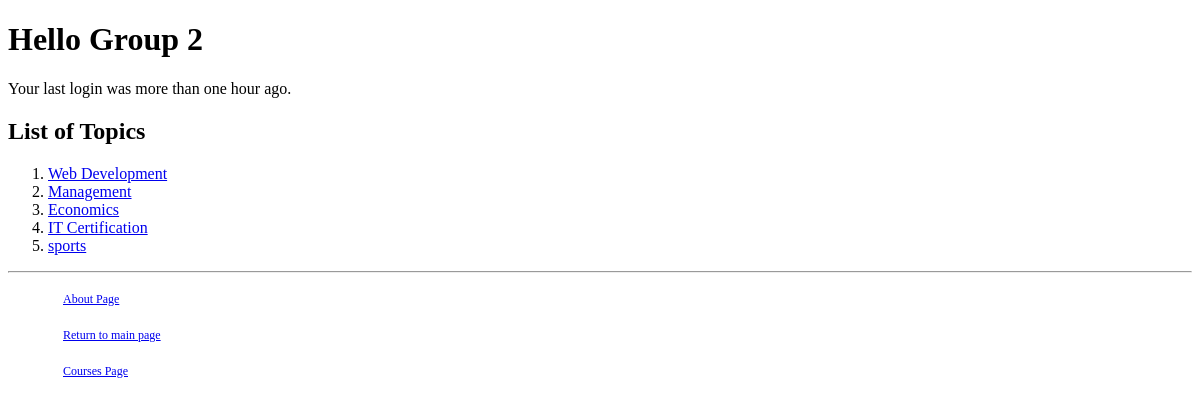
The page /myapp/ on the database as committed earlier.
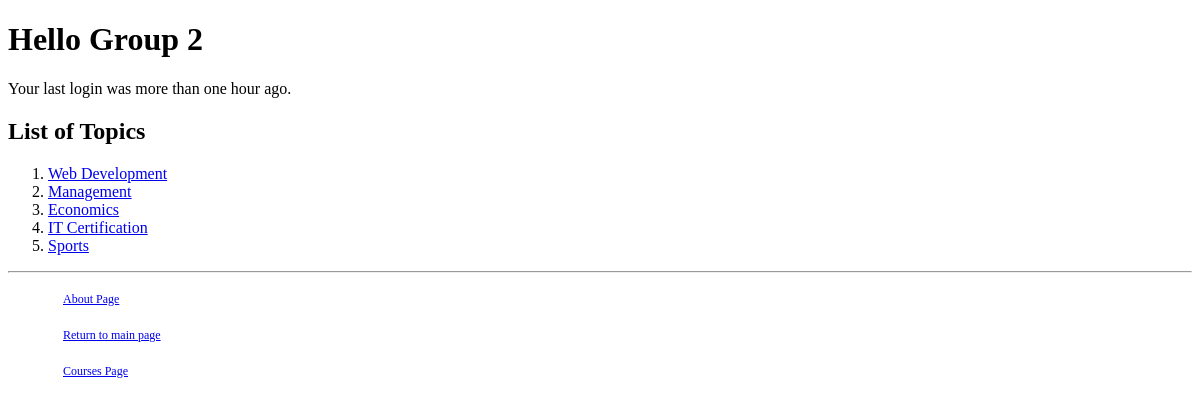
The same page on the database as committed later.
### myapp/models.py (models this page shows, shortened)
class Topic(models.Model):
    name = models.CharField(max_length=200)
    category = models.CharField(max_length=30, null=False)

### myapp/views.py (the view)
# urls.py: path(r'', views.index, name='index'),
def index(request):
    dateTime_var_check = request.session.get('last_login')
    if dateTime_var_check is None:
        dateTime_var = 'Your last login was more than one hour ago.'
        dateTime_var_bool = False
    else:
        dateTime_var = dateTime_var_check
        dateTime_var_bool = True
    top_list = Topic.objects.all().order_by('id')[:10]
    return render(request, 'myapp/index.html', {'top_list': top_list, 'dateTime_var': dateTime_var, 'dateTime_var_bool': dateTime_var_bool})

### templates/myapp/index.html
{% extends 'myapp/base.html' %}
{% block body_block %}
    {% if dateTime_var_bool == True %}
        <p>
            Last Login @{{ dateTime_var }}
        </p>
        {% else %}
        <p>
            {{ dateTime_var }}
        </p>
    {% endif %}
{% if top_list %}
<h2>List of Topics</h2>
<ol>
    {% for top in top_list %}
    <li><a href={% url 'myapp:index' %}{{ top.id }}> {{ top.name}}</a> </li>
    {% endfor %}
</ol>
{% else %}
<strong>There are no available topics!</strong>
{% endif %}
{% endblock %}

Rows that differ between the two databases and show on the page:
changed Topic: name "sports" → "Sports"
